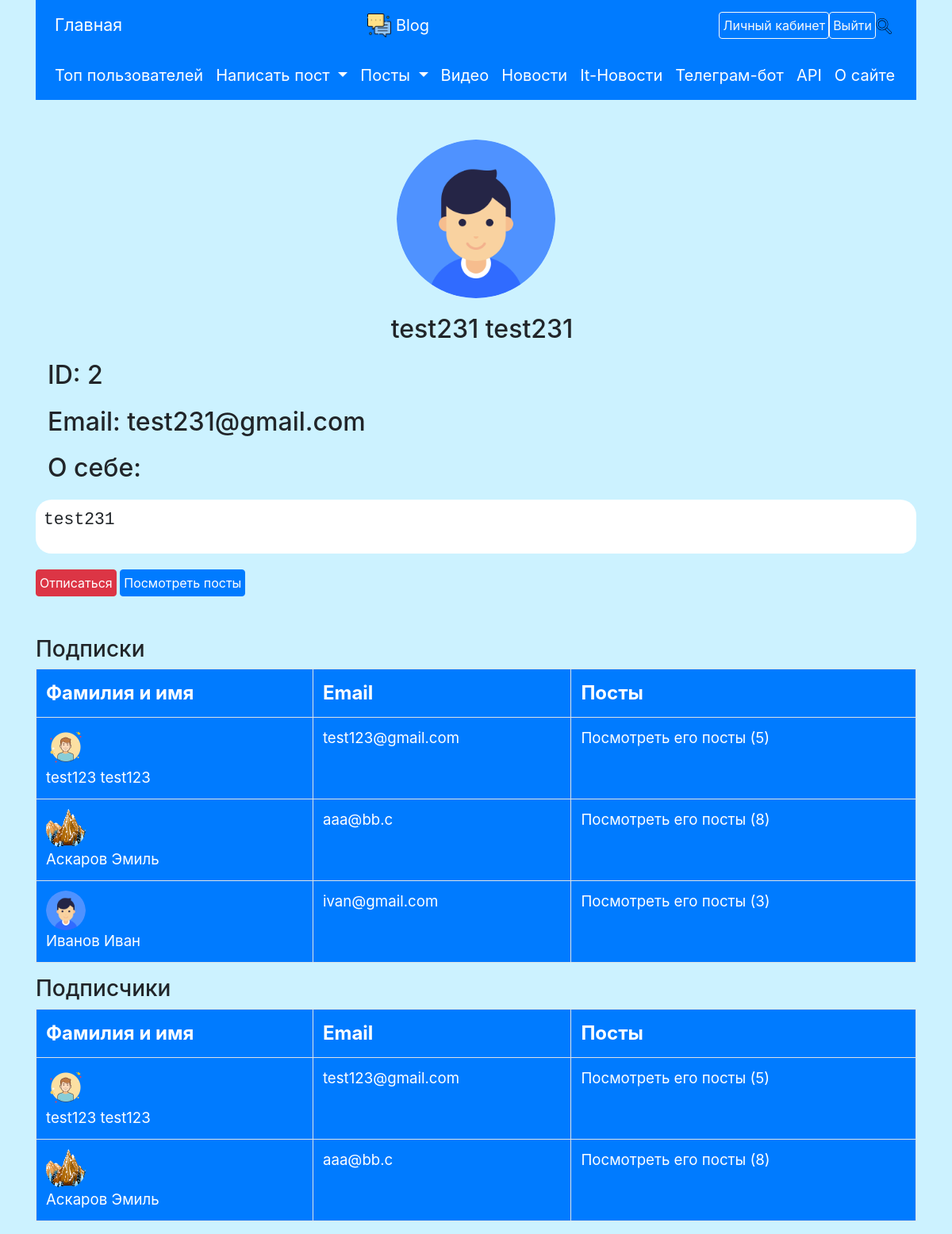
The app's page /users/2 (signed in) with its own data.
### data/users.py (models this page shows, shortened)
class User(SqlAlchemyBase, UserMixin, SerializerMixin):
    __tablename__ = 'users'
    id = sqlalchemy.Column(sqlalchemy.Integer,
                           primary_key=True, autoincrement=True)
    surname = sqlalchemy.Column(sqlalchemy.String, nullable=True)
    name = sqlalchemy.Column(sqlalchemy.String, nullable=True)
    about = sqlalchemy.Column(sqlalchemy.String, nullable=True)
    email = sqlalchemy.Column(sqlalchemy.String,
                              index=True, unique=True, nullable=True)
    hashed_password = sqlalchemy.Column(sqlalchemy.String, nullable=True)
    icon = sqlalchemy.Column(sqlalchemy.String, default='default_user.png')
    posts = orm.relation("Post", back_populates='author')
    followed = orm.relationship('User',
                                secondary=followers,
                                primaryjoin=(followers.c.follower_id == id),
                                secondaryjoin=(followers.c.followed_id == id),
                                backref=orm.backref('followers',
                                                    lazy='dynamic'),
                                lazy='dynamic')
    subscribed = orm.relationship('User',
                                  secondary=subscribers,
                                  primaryjoin=(
                                          subscribers.c.subscriber_id == id),
                                  secondaryjoin=(
                                          subscribers.c.subscribed_id == id),
                                  backref=orm.backref('subscribers',
                                                      lazy='dynamic'),
                                  lazy='dynamic')
    liked_posts = orm.relation('Post', secondary='liked')
    kol_likes = None  # суммарное кол-во лайков за все его посты
    def is_following(self, user):
        return self.followed.filter(followers.c.followed_id == user.id).count()

### main.py (the view)
@app.route("/users/<int:id>")
@login_required
def user_by_id(id):
    db_sess = db_session.create_session()
    user = db_sess.query(User).get(id)
    cur_user = db_sess.query(User).get(current_user.id)  # Текущий пользователь
    if not user:
        abort(404)
    return render_template("user.html",
                           title=f'{user.name} {user.surname}', user=user,
                           is_subscribed=cur_user.is_following(user),
                           is_cur_user=(id == current_user.id))

### data/db_session.py (called while the page is built)
def create_session() -> Session:
    global __factory
    return __factory()

### main.py (called while the page is built)
@login_manager.user_loader
def load_user(user_id):
    db_sess = db_session.create_session()
    return db_sess.query(User).get(user_id)

### templates/user.html
{% extends "base.html" %}
{% block content %}
<div style="text-align: center;">
<img height="200px" width="200px" style="border-radius: 50%;"
     src="{{ url_for('static', filename='img/users/') + user.icon
        }}"
     alt="Аватарка">
<h2 style="margin: 20px 0;">{{ user.surname }} {{ user.name }}</h2>
        </div>
<h2 style="margin: 20px 0;">ID: {{ user.id }}</h2>
<h2 style="margin: 20px 0;">Email: {{ user.email }}</h2>
<h2 style="margin: 20px 0;">О себе: </h2>
<div
        style="margin-bottom: 20px; background-color: white; border-radius: 20px; padding: 10px 10px; ">
<pre style="font-size: 16pt;">{{ user.about }}</pre>
</div>
{% if not is_cur_user and not is_subscribed %}
<a class="btn btn-primary p-1" href="/users/{{ user.id }}/subscribe">
    Подписаться</a>
{% elif not is_cur_user %}
<a class="btn btn-danger p-1" href="/users/{{ user.id }}/unsubscribe">
    Отписаться</a>
{% endif %}
<a class="btn btn-primary p-1" href="/posts/users/{{ user.id }}">
    Посмотреть посты</a>
<h3 style="margin-top: 50px;">Подписки</h3>
<table width="100%" class="table table-bordered" style="color: white; font-size: 14pt;">
    <tr class="bg-primary" style="font-size: 18pt; font-weight:bold;">
        <td>Фамилия и имя</td>
        <td>Email</td>
        <td>Посты</td>
    </tr>
    {% for user1 in user.followed %}
    <tr class="bg-primary">
                <td><img alt="Профиль пользователя" width="50px" height="50px"
                                 src="{{url_for('static', filename='img/users/') + user1.icon}}"
                                 style="border-radius: 50%;">
<a href="/users/{{ user1.id }}" style="color: white;">{{ user1.surname }} {{ user1.name }}</a></td>
        <td>{{ user1.email }}</td>
        <td><a href="/posts/users/{{ user1.id }}" style="color: white;">Посмотреть его посты ({{
           user1.posts | length }})</a></td>
    </tr>
    {% endfor %}
</table>
<h3>Подписчики</h3>
<table width="100%" class="table table-bordered" style="color: white; font-size: 14pt;">
    <tr class="bg-primary" style="font-size: 18pt; font-weight:bold;">
        <td>Фамилия и имя</td>
        <td>Email</td>
        <td>Посты</td>
    </tr>
    {% for user1 in user.subscribed %}
    <tr class="bg-primary">
                <td><img alt="Профиль пользователя" width="50px" height="50px"
                                 src="{{url_for('static', filename='img/users/') + user1.icon}}"
                                 style="border-radius: 50%;">
<a href="/users/{{ user1.id }}" style="color: white;">{{ user1.surname }} {{ user1.name }}</a></td>
        <td>{{ user1.email }}</td>
        <td><a href="/posts/users/{{ user1.id }}" style="color: white;">Посмотреть его посты ({{
           user1.posts | length }})</a></td>
    </tr>
    {% endfor %}
</table>
{% endblock %}

### static/css/style.css (style rules this page uses)
body { background-color: #ccf2ff; }
h2 { text-indent: 15px; }
td { white-space: pre-wrap; }
pre, p { font-size: 15px; }
pre { white-space: pre-wrap; }

### records on screen
User: icon (placeholder picture), surname "test231", name "test231", id "2", email "test231@gmail.com", about "test231"
User: icon (picture), surname "test123", name "test123", email "test123@gmail.com", posts|length "5"
User: icon (picture), surname "Аскаров", name "Эмиль", email "aaa@bb.c", posts|length "8"
User: icon (placeholder picture), surname "Иванов", name "Иван", email "ivan@gmail.com", posts|length "3"
